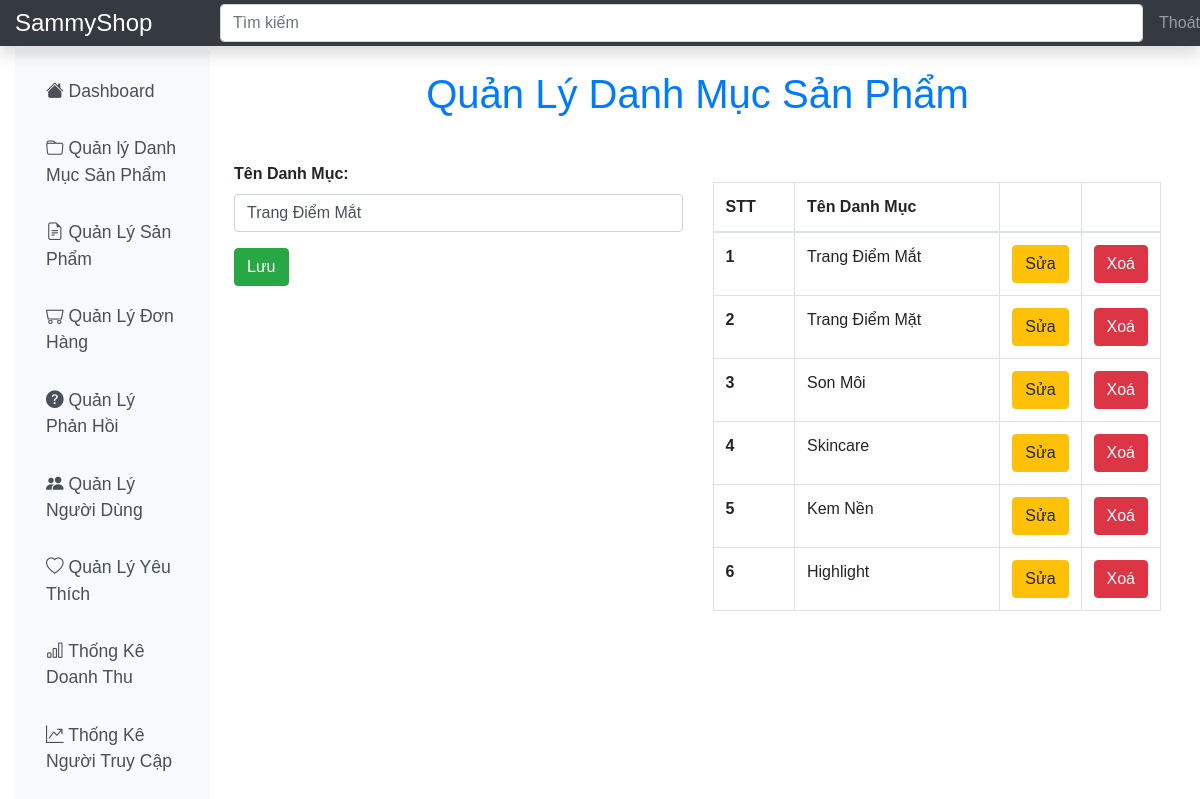
Page /Admin/category/index.php?id=2 (signed in) on the committed database.
### tables this page shows
CREATE TABLE `category` (
  `id` int(11) NOT NULL,
  `name` varchar(100) NOT NULL
);

### Database/dbhelper.php (called while the page is built, shortened)
<?php
function executeResult($sql, $isSingle = false) {
    $data = null;
    $conn = mysqli_connect(HOST, USERNAME, PASSWORD, DATABASE);
    mysqli_set_charset($conn, 'utf8');
    $resultset = mysqli_query($conn, $sql);
    if ($isSingle) {
        $data = mysqli_fetch_array($resultset, MYSQLI_ASSOC);
    } else {
        $data = [];
        while (($row = mysqli_fetch_array($resultset, MYSQLI_ASSOC)) != null) {
            $data[] = $row;
        }
    }
    return $data;
}

### Admin/category/index.php (the view, shortened to what this page needs)
<?php
    require_once('../layout/header.php');
	$id = $name = '';
	if(isset($_GET['id'])) {
		$id = getGet('id');
		$sql = "select * from category where id = $id";
		$data = executeResult($sql, true);
		if($data != null) {
			$name = $data['name'];
		}
	}
	$sql = "select * from category";
	$data = executeResult($sql);
?>
<div class="row" style="margin-top: 20px;">
	<div class="col-md-12" style="margin-bottom: 20px;">
	<h1 class="text-center text-primary mb-4">Quản Lý Danh Mục Sản Phẩm</h1>
	</div>
	<div class="col-md-6">
		<form method="post" action="index.php" onsubmit="return validateForm();">
			<div class="form-group">
			  <label for="usr" style="font-weight: bold;">Tên Danh Mục:</label>
			  <input required="true" type="text" class="form-control" id="usr" name="name" value="<?=$name?>">
			</div>
			<button class="btn btn-success">Lưu</button>
		</form>
	</div>
	<div class="col-md-6 table-responsive">
		<table class="table table-bordered table-hover" style="margin-top: 20px;">
			<thead>
				<tr>
					<th>STT</th>
					<th>Tên Danh Mục</th>
					<th style="width: 50px"></th>
					<th style="width: 50px"></th>
				</tr>
			</thead>
			<tbody>
<?php
	$index = 0;
	foreach($data as $item) {
		echo '<tr>
					<th>'.(++$index).'</th>
					<td>'.$item['name'].'</td>
					<td style="width: 50px">
						<a href="?id='.$item['id'].'"><button class="btn btn-warning">Sửa</button></a>
					</td>
					<td style="width: 50px">
						<button onclick="deleteCategory('.$item['id'].')" class="btn btn-danger">Xoá</button>
					</td>
				</tr>';
	}
?>
			</tbody>
		</table>
	</div>
</div>
<?php
     require_once('../layout/footer.php');
?>

### Asset/Css/dashboard.css (style rules this page uses)
body { font-family: Arial, sans-serif; padding-top: 50px; }

### rows in the picture
category: name "Trang Điểm Mắt"
category: name "Trang Điểm Mặt"
category: name "Son Môi"
category: name "Skincare"
category: name "Kem Nền"
category: name "Highlight"
